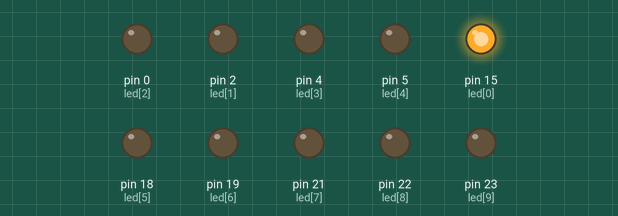
This program was run on a simulated MicroPython board. Parts: output pins drawn as LEDs (lit = HIGH).

Above: at 0.03 s.
At 0.52 s:
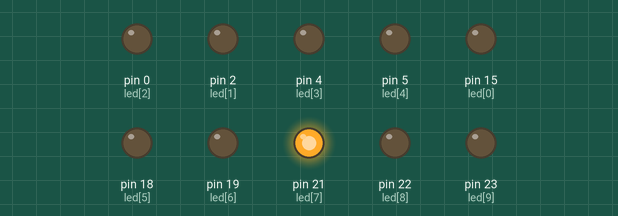
At 1.08 s:
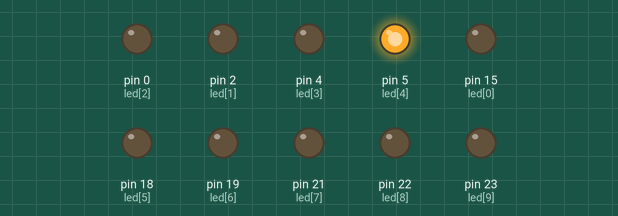
At 1.57 s:
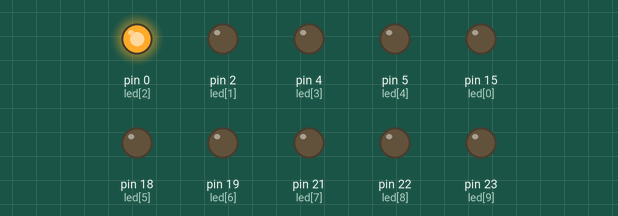
At 2.1 s:
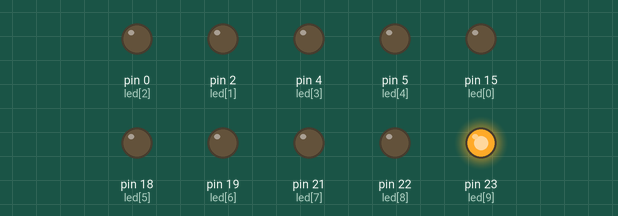
At 3.04 s:
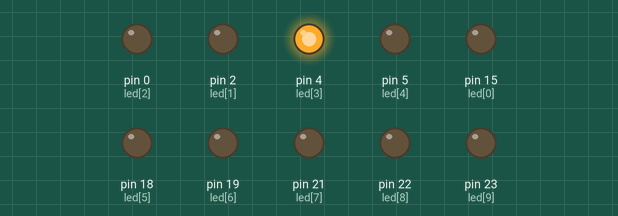
Timing chart, 0 to 3.3 s (numbered marks = the images above):
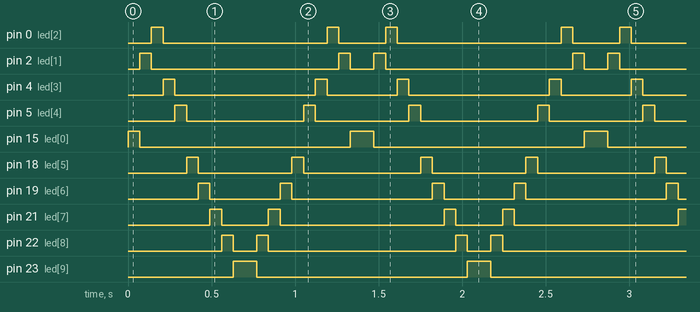

Measured:
- by itself, pin 0 (led[2]): repeats every 1.4 s: LOW 0.98 s, HIGH 0.07 s, LOW 0.28 s, HIGH 0.07 s
- by itself, pin 2 (led[1]): repeats every 1.4 s: LOW 1.1 s, HIGH 0.07 s, LOW 0.14 s, HIGH 0.07 s
- by itself, pin 4 (led[3]): repeats every 1.4 s: LOW 0.84 s, HIGH 0.07 s, LOW 0.42 s, HIGH 0.07 s
- by itself, pin 5 (led[4]): repeats every 1.4 s: LOW 0.70 s, HIGH 0.07 s, LOW 0.56 s, HIGH 0.07 s
- by itself, pin 15 (led[0]): repeats every 1.4 s: LOW 1.3 s, HIGH 0.14 s
- by itself, pin 18 (led[5]): repeats every 1.4 s: LOW 0.56 s, HIGH 0.07 s, LOW 0.70 s, HIGH 0.07 s
- by itself, pin 19 (led[6]): repeats every 1.4 s: LOW 0.42 s, HIGH 0.07 s, LOW 0.84 s, HIGH 0.07 s
- by itself, pin 21 (led[7]): repeats every 1.4 s: LOW 0.28 s, HIGH 0.07 s, LOW 0.98 s, HIGH 0.07 s

The program:

03.1_FlowingLight.py
```python
import time
from machine import Pin
slp=70
pins=[15,2,0,4,5,18,19,21,22,23]

def showled():
    length=len(pins)
    for i in range(0,length):
        led=Pin(pins[i],Pin.OUT)
        led.value(1)
        time.sleep_ms(slp)
        led.value(0)
    for i in range(0,length):
        led=Pin(pins[(length-i-1)],Pin.OUT)
        led.value(1)
        time.sleep_ms(slp)
        led.value(0)

while True:
    showled()
```
